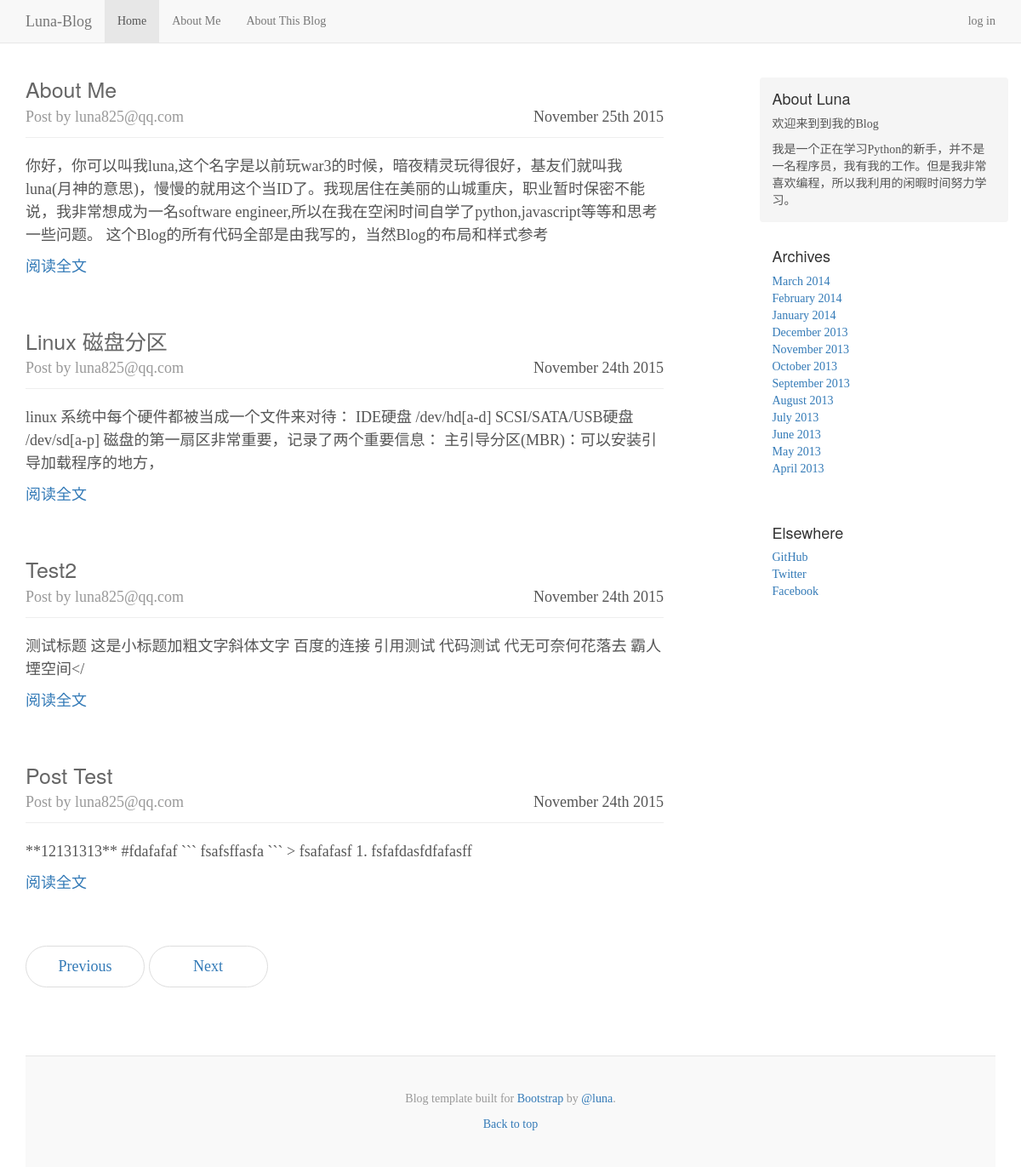
Before: / with the older database file.
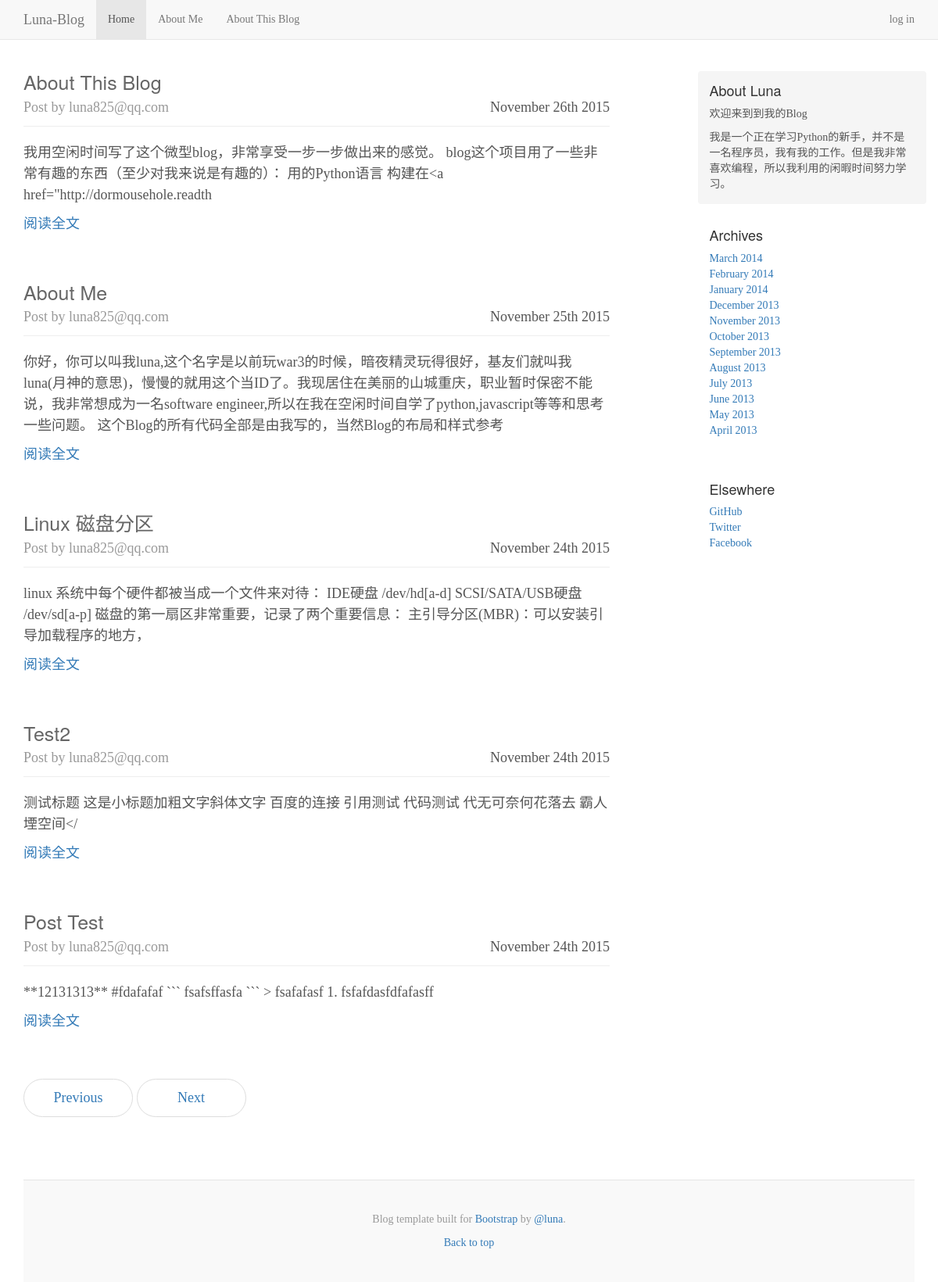
After: the same page with the newer database file.
### app/models.py (models this page shows, shortened)
class Post(db.Model):
	__tablename__ = 'posts'
	id = db.Column(db.Integer,primary_key=True)
	title=db.Column(db.String(128),index=True)
	body = db.Column(db.Text)
	body_html = db.Column(db.Text)
	timestamp = db.Column(db.DateTime,index = True,default=datetime.utcnow)
	author_id = db.Column(db.Integer,db.ForeignKey('administors.id'))

class Administor(db.Model,UserMixin):
	__tablename__ = 'administors'
	id = db.Column(db.Integer,primary_key=True)
	email = db.Column(db.String(64),unique=True,index=True)
	password_hash = db.Column(db.String(128))
	name = db.Column(db.String(64))
	location = db.Column(db.String(64))
	about_me = db.Column(db.Text())
	posts = db.relationship('Post',backref='author',lazy='dynamic')
	@property
	def password(self):
		raise AttributeError('不能读取密码！')

### app/main/views.py (the view)
@main.route('/')
def index():
	posts = Post.query.order_by(Post.timestamp.desc()).all()
	return render_template('index.html',posts=posts,digest=True)

### app/templates/index.html
{% extends "base.html" %}
{% block page_content %}
<div class="col-sm-8 blog-main">
{% include "_posts.html" %}
  <nav>
    <ul class="pager">
      <li><a href="#">Previous</a></li>
      <li><a href="#">Next</a></li>
    </ul>
  </nav>
</div>
{% endblock %}

### app/templates/base.html (shortened to what this page needs)
{% extends "bootstrap/base.html" %}
{% block head%}
{{super()}}
<link rel="stylesheet" href="{{url_for('static',filename='blog.css')}}">
{% endblock %}
{% block navbar %}
    <nav class="navbar navbar-default navbar-static-top">
      <div class="container">
        <div class="navbar-header">
          <a class="navbar-brand" href="{{url_for('main.index')}}">Luna-Blog</a>
        </div>
        <div id="navbar" class="navbar-collapse collapse">
          <ul id="navbar-link" class="nav navbar-nav">
            <li><a href="{{url_for('main.index')}}">Home</a></li>
            <li><a href="{{url_for('main.post_about',title='about-me')}}">About Me</a></li>
            <li><a href="{{url_for('main.post_about',title='about-this-blog')}}">About This Blog</a></li>
          </ul>
          <ul class="nav navbar-nav navbar-right">
          {% if current_user.is_authenticated %}
          <li class="dropdown">
           <a href="#" class="dropdown-toggle" data-toggle="dropdown" role="button" aria-haspopup="true" aria-expanded="false">Account<span class="caret"></span></a>
            <ul class="dropdown-menu">
              <li><a href="{{url_for('admin.post')}}">写文章</a></li>
              <li><a href="{{url_for('admin.logout')}}">log out</a></li>
            </ul>
          </li>
          {%else%}
            <li><a href="{{url_for('admin.login')}}">log in</a></li>
          {%endif%}
          </ul>
        </div>
      </div>
    </nav>
{% endblock %}
{% block content %}
<div class="container">
 <div class="blog-header">
      <div class="row">
      {%block page_content%} {% endblock %}
      {% block sider_bar %}
        <div class="col-sm-3 col-sm-offset-1 blog-sidebar">
          <div class="sidebar-module sidebar-module-inset">
            <h4>About Luna</h4>
            <p>欢迎来到到我的Blog</p>
            <p>我是一个正在学习Python的新手，并不是一名程序员，我有我的工作。但是我非常喜欢编程，所以我利用的闲暇时间努力学习。</p>
          </div>
          <div class="sidebar-module">
            <h4>Archives</h4>
            <ol class="list-unstyled">
              <li><a href="#">March 2014</a></li>
              <li><a href="#">February 2014</a></li>
              <li><a href="#">January 2014</a></li>
              <li><a href="#">December 2013</a></li>
              <li><a href="#">November 2013</a></li>
              <li><a href="#">October 2013</a></li>
              <li><a href="#">September 2013</a></li>
              <li><a href="#">August 2013</a></li>
              <li><a href="#">July 2013</a></li>
              <li><a href="#">June 2013</a></li>
              <li><a href="#">May 2013</a></li>
              <li><a href="#">April 2013</a></li>
            </ol>
          </div>
          <div class="sidebar-module">
            <h4>Elsewhere</h4>
            <ol class="list-unstyled">
              <li><a href="#">GitHub</a></li>
              <li><a href="#">Twitter</a></li>
              <li><a href="#">Facebook</a></li>
            </ol>
          </div>
        </div>
      </div>
    </div>
    <footer class="blog-footer">
      <p>Blog template built for <a href="http://www.bootcss.com/">Bootstrap</a> by <a href="#">@luna</a>.</p>
      <p>
        <a href="#">Back to top</a>
      </p>
    </footer>
</div>
{%endblock%}
{% endblock %}

### app/templates/_posts.html
{% for post in posts %}
<div class="blog-post">
	<div class="blog-head">
    <h2 class="blog-post-title"><a href="{{url_for('main.post',id=post.id)}}">{{post.title.replace('-',' ') | title }}</a></h2>
    <p class="blog-post-date">{{ moment(post.timestamp).format('MMMM Do YYYY')}}</p>
     <p class="blog-post-meta"> Post by {{post.author.email}}</p>
     </div>
    {% if digest %}
		{% if post.body_html %}
		{{post.body_html[:200] | striptags }}
		{% else %}
		{{ post.body[:200]}}
		{% endif %}
	<div class="blog-read-all"><a href="{{url_for('main.post',id=post.id)}}">阅读全文</a></div>
	{% else %}
		{% if post.body_html %}
		{{post.body_html | safe }}
		{% else %}
		{{ post.body}}
		{% endif %}
	{% endif %}
</div>
{% endfor %}

### app/static/blog.css (style rules this page uses)
body { font-family: Georgia, "Times New Roman", Times, serif; color: #555; }
h1, .h1, h2, .h2, h3, .h3, h4, .h4, h5, .h5, h6, .h6 { margin-top: 0; font-family: "Helvetica Neue", Helvetica, Arial, sans-serif; font-weight: normal; color: #333; }
.blog-header { padding-top: 20px; padding-bottom: 20px; }
.blog-main { font-size: 18px; line-height: 1.5; }
.sidebar-module { padding: 15px; margin: 0 -15px 15px; }
.sidebar-module-inset { padding: 15px; background-color: #f5f5f5; border-radius: 4px; }
.sidebar-module-inset p { font-family:"Microsoft YaHei"; }
.sidebar-module-inset p:last-child, .sidebar-module-inset ul:last-child, .sidebar-module-inset ol:last-child { margin-bottom: 0; }
.pager { margin-bottom: 60px; text-align: left; }
.pager > li > a { width: 140px; padding: 10px 20px; text-align: center; border-radius: 30px; }
.blog-head { border-bottom: 1px solid #eee; margin-bottom: 20px; }
.blog-post { margin-bottom: 60px; }
.blog-post-title { margin-bottom: 5px; font-size: 25px; }
.blog-post-title a { color: #666; }
.blog-post-meta { margin-bottom: 10px; color: #999; }
.blog-post-date { float: right; }
.blog-read-all { margin-top: 10px; }
.blog-footer { padding: 40px 0; color: #999; text-align: center; background-color: #f9f9f9; border-top: 1px solid #e5e5e5; }
.blog-footer p:last-child { margin-bottom: 0; }

Changed rows visible on the page:
added Post: title.replace "About This Blog", timestamp "November 26th 2015", author.email "luna825@qq.com", body_html "我用空闲时间写了这个微型blog，非常享受一步一步做出来的感觉。 blog这个项目用了一些非常有趣的东西（至少对我来说是有趣的）： 用的Python语言 构建在<a href=\"http://dormousehole.readth"
